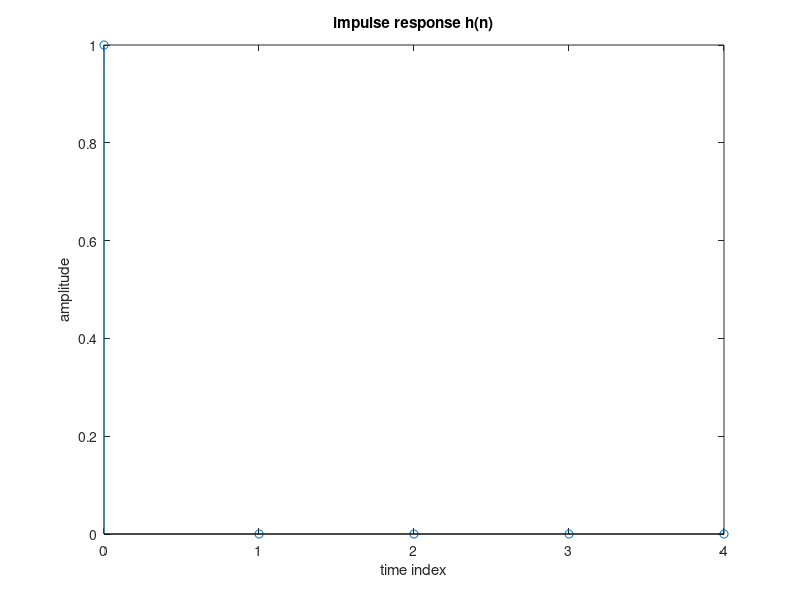

This figure's MATLAB source:
clc;
clear all;
close all;
N = input('desire impulse response length N = ');
b = input('coefficients of x(n) numerator b = ');
a = input('coefficients of y(n) denominator a = ');
h = impz(b,a,N);
disp('impulse response is ');
disp(h);
n = 0:1:N-1;
stem(n,h)
xlabel('time index');
ylabel('amplitude');
title('impulse response h(n)');